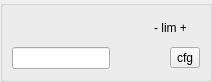
<ui version="4.0">
 <class>TaurusMotorH2</class>
 <widget class="QWidget" name="TaurusMotorH2">
  <property name="geometry">
   <rect>
    <x>0</x>
    <y>0</y>
    <width>212</width>
    <height>82</height>
   </rect>
  </property>
  <property name="windowTitle">
   <string>Form</string>
  </property>
  <layout class="QGridLayout">
   <property name="leftMargin">
    <number>0</number>
   </property>
   <property name="topMargin">
    <number>0</number>
   </property>
   <property name="rightMargin">
    <number>0</number>
   </property>
   <property name="bottomMargin">
    <number>0</number>
   </property>
   <property name="horizontalSpacing">
    <number>0</number>
   </property>
   <property name="verticalSpacing">
    <number>0</number>
   </property>
   <item row="0" column="0">
    <widget class="TaurusGroupBox" name="TaurusGroupBox">
     <property name="showText">
      <bool>false</bool>
     </property>
     <layout class="QGridLayout">
      <item row="0" column="0">
       <layout class="QVBoxLayout">
        <item>
         <layout class="QHBoxLayout">
          <item>
           <widget class="TaurusValueLabel" name="labelState">
            <property name="minimumSize">
             <size>
              <width>50</width>
              <height>22</height>
             </size>
            </property>
            <property name="frameShape">
             <enum>QFrame::NoFrame</enum>
            </property>
            <property name="frameShadow">
             <enum>QFrame::Plain</enum>
            </property>
            <property name="showQuality">
             <bool>false</bool>
            </property>
            <property name="useParentModel">
             <bool>true</bool>
            </property>
            <property name="model">
             <string>/State</string>
            </property>
           </widget>
          </item>
          <item>
           <widget class="TaurusStateLed" name="ledState">
            <property name="useParentModel">
             <bool>true</bool>
            </property>
            <property name="model">
             <string>/State</string>
            </property>
           </widget>
          </item>
          <item>
           <spacer>
            <property name="orientation">
             <enum>Qt::Horizontal</enum>
            </property>
            <property name="sizeHint">
             <size>
              <width>40</width>
              <height>20</height>
             </size>
            </property>
           </spacer>
          </item>
          <item>
           <widget class="TaurusBoolLed" name="limitN">
            <property name="useParentModel">
             <bool>true</bool>
            </property>
            <property name="model">
             <string>/Limit_switches</string>
            </property>
            <property name="boolIndex">
             <number>2</number>
            </property>
           </widget>
          </item>
          <item>
           <widget class="QLabel" name="limitLabel">
            <property name="text">
             <string>- lim +</string>
            </property>
            <property name="alignment">
             <set>Qt::AlignCenter</set>
            </property>
           </widget>
          </item>
          <item>
           <widget class="TaurusBoolLed" name="limitP">
            <property name="useParentModel">
             <bool>true</bool>
            </property>
            <property name="model">
             <string>/Limit_switches</string>
            </property>
            <property name="boolIndex">
             <number>1</number>
            </property>
           </widget>
          </item>
         </layout>
        </item>
        <item>
         <layout class="QHBoxLayout">
          <item>
           <widget class="TaurusValueLineEdit" name="positionWrite">
            <property name="useParentModel">
             <bool>true</bool>
            </property>
            <property name="model">
             <string>/Position</string>
            </property>
           </widget>
          </item>
          <item>
           <widget class="TaurusValueLabel" name="positionRead">
            <property name="sizePolicy">
             <sizepolicy vsizetype="Preferred" hsizetype="Expanding">
              <horstretch>0</horstretch>
              <verstretch>0</verstretch>
             </sizepolicy>
            </property>
            <property name="useParentModel">
             <bool>true</bool>
            </property>
            <property name="model">
             <string>/Position</string>
            </property>
           </widget>
          </item>
          <item>
           <widget class="TaurusConfigLabel" name="positionUnits">
            <property name="minimumSize">
             <size>
              <width>35</width>
              <height>24</height>
             </size>
            </property>
            <property name="maximumSize">
             <size>
              <width>35</width>
              <height>24</height>
             </size>
            </property>
            <property name="useParentModel">
             <bool>true</bool>
            </property>
            <property name="prefixText">
             <string/>
            </property>
            <property name="model">
             <string>/Position?configuration=unit</string>
            </property>
           </widget>
          </item>
          <item>
           <widget class="QToolButton" name="config">
            <property name="text">
             <string>cfg</string>
            </property>
           </widget>
          </item>
         </layout>
        </item>
       </layout>
      </item>
     </layout>
    </widget>
   </item>
  </layout>
 </widget>
 <customwidgets>
  <customwidget>
   <class>TaurusGroupBox</class>
   <extends>QGroupBox</extends>
   <header>taurus.qt.qtgui.container</header>
   <container>1</container>
  </customwidget>
  <customwidget>
   <class>TaurusStateLed</class>
   <extends>QLabel</extends>
   <header>taurus.qt.qtgui.display</header>
  </customwidget>
  <customwidget>
   <class>TaurusBoolLed</class>
   <extends>QLabel</extends>
   <header>taurus.qt.qtgui.display</header>
  </customwidget>
  <customwidget>
   <class>TaurusValueLineEdit</class>
   <extends>QLineEdit</extends>
   <header>taurus.qt.qtgui.input</header>
  </customwidget>
  <customwidget>
   <class>TaurusConfigLabel</class>
   <extends>QLabel</extends>
   <header>taurus.qt.qtgui.display</header>
  </customwidget>
  <customwidget>
   <class>TaurusValueLabel</class>
   <extends>QLabel</extends>
   <header>taurus.qt.qtgui.display</header>
  </customwidget>
 </customwidgets>
 <resources/>
 <connections/>
</ui>
